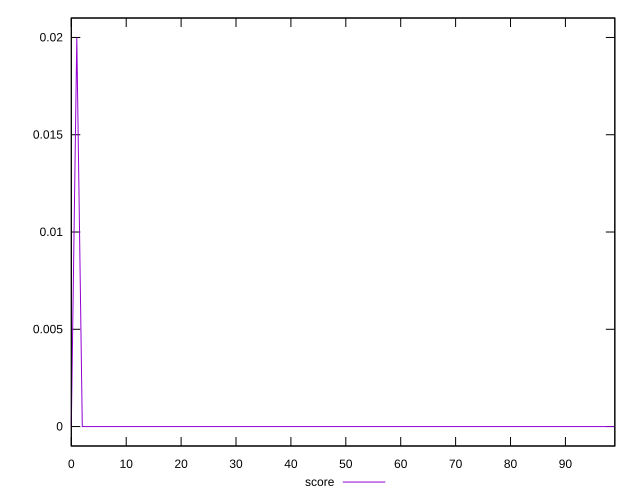

Generate this figure with gnuplot:
reset

$score <<EOF
0 0
1 0.02
2 0
3 0
4 0
5 0
6 0
7 0
8 0
9 0
10 0
11 0
12 0
13 0
14 0
15 0
16 0
17 0
18 0
19 0
20 0
21 0
22 0
23 0
24 0
25 0
26 0
27 0
28 0
29 0
30 0
31 0
32 0
33 0
34 0
35 0
36 0
37 0
38 0
39 0
40 0
41 0
42 0
43 0
44 0
45 0
46 0
47 0
48 0
49 0
50 0
51 0
52 0
53 0
54 0
55 0
56 0
57 0
58 0
59 0
60 0
61 0
62 0
63 0
64 0
65 0
66 0
67 0
68 0
69 0
70 0
71 0
72 0
73 0
74 0
75 0
76 0
77 0
78 0
79 0
80 0
81 0
82 0
83 0
84 0
85 0
86 0
87 0
88 0
89 0
90 0
91 0
92 0
93 0
94 0
95 0
96 0
97 0
98 0
99 0
EOF

set key outside below
set xrange [0:99]
set yrange [-0.001:0.021]
set trange [-0.001:0.021]
set terminal svg size 640, 500 enhanced background rgb 'white'
set output "reprap/uses-text-compression/samples/pages+cached+noexternal+nomedia+nocss/score/values.svg"

plot $score title "score" with line

reset
